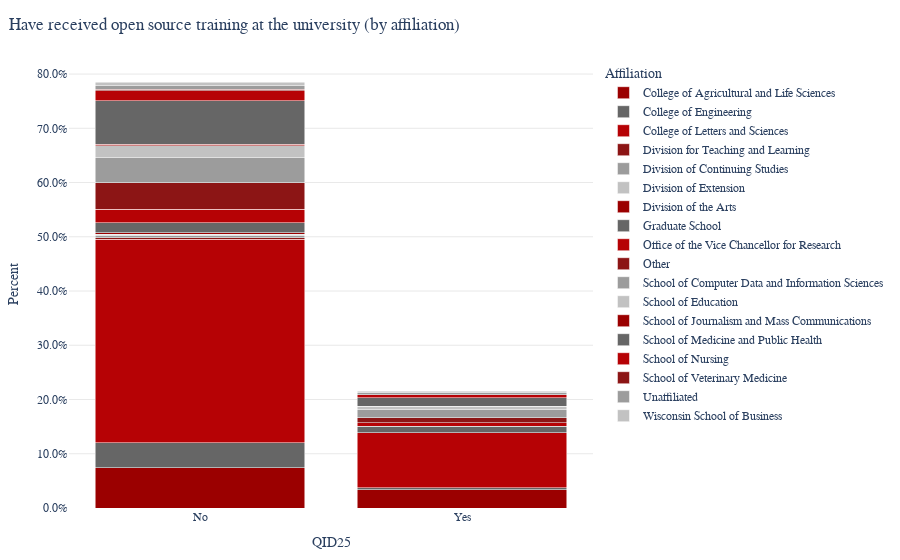

Notebook code cell kept with this figure:
### Markdown cell above
```{raw} html
:file: _static/fig3.html
```

### Training by Affiliation

### Code cell
fig4 = px.bar(
    c4_df, x="QID25", y="Percent",
    color="Affiliation",
    barmode="stack", 
    title="Have received open source training at the university (by affiliation)"
)
fig4.update_layout(
    yaxis=dict(tickformat=".1%"),
    plot_bgcolor="white",
    paper_bgcolor="white"
)
fig4.update_layout(hoverlabel=dict(namelength=-1))
fig4.show()  # This was missing!
fig4.write_html('_static/fig4.html', full_html=False, include_plotlyjs='cdn')

### Figure 1 — Plotly figure (JSON) as saved in the notebook; plotly's stock layout.template omitted (floating-point values rounded to 4 significant figures)
{"data": [{"hovertemplate": "Affiliation=College of Agricultural and Life Sciences<br>QID25=%{x}<br>Percent=%{y}<extra></extra>", "legendgroup": "College of Agricultural and Life Sciences", "marker": {"color": "#9B0000", "pattern": {"shape": ""}}, "name": "College of Agricultural and Life Sciences", "orientation": "v", "showlegend": true, "textposition": "auto", "type": "bar", "x": ["No", "Yes"], "xaxis": "x", "y": [0.07385, 0.03385], "yaxis": "y"}, {"hovertemplate": "Affiliation=College of Engineering<br>QID25=%{x}<br>Percent=%{y}<extra></extra>", "legendgroup": "College of Engineering", "marker": {"color": "#666666", "pattern": {"shape": ""}}, "name": "College of Engineering", "orientation": "v", "showlegend": true, "textposition": "auto", "type": "bar", "x": ["No", "Yes"], "xaxis": "x", "y": [0.04615, 0.003077], "yaxis": "y"}, {"hovertemplate": "Affiliation=College of Letters and Sciences<br>QID25=%{x}<br>Percent=%{y}<extra></extra>", "legendgroup": "College of Letters and Sciences", "marker": {"color": "#B60205", "pattern": {"shape": ""}}, "name": "College of Letters and Sciences", "orientation": "v", "showlegend": true, "textposition": "auto", "type": "bar", "x": ["No", "Yes"], "xaxis": "x", "y": [0.3754, 0.1015], "yaxis": "y"}, {"hovertemplate": "Affiliation=Division for Teaching and Learning<br>QID25=%{x}<br>Percent=%{y}<extra></extra>", "legendgroup": "Division for Teaching and Learning", "marker": {"color": "#8c1515", "pattern": {"shape": ""}}, "name": "Division for Teaching and Learning", "orientation": "v", "showlegend": true, "textposition": "auto", "type": "bar", "x": ["No"], "xaxis": "x", "y": [0.003077], "yaxis": "y"}, {"hovertemplate": "Affiliation=Division of Continuing Studies<br>QID25=%{x}<br>Percent=%{y}<extra></extra>", "legendgroup": "Division of Continuing Studies", "marker": {"color": "#9c9c9c", "pattern": {"shape": ""}}, "name": "Division of Continuing Studies", "orientation": "v", "showlegend": true, "textposition": "auto", "type": "bar", "x": ["No"], "xaxis": "x", "y": [0.003077], "yaxis": "y"}, {"hovertemplate": "Affiliation=Division of Extension<br>QID25=%{x}<br>Percent=%{y}<extra></extra>", "legendgroup": "Division of Extension", "marker": {"color": "#c2c2c2", "pattern": {"shape": ""}}, "name": "Division of Extension", "orientation": "v", "showlegend": true, "textposition": "auto", "type": "bar", "x": ["No"], "xaxis": "x", "y": [0.003077], "yaxis": "y"}, {"hovertemplate": "Affiliation=Division of the Arts<br>QID25=%{x}<br>Percent=%{y}<extra></extra>", "legendgroup": "Division of the Arts", "marker": {"color": "#9B0000", "pattern": {"shape": ""}}, "name": "Division of the Arts", "orientation": "v", "showlegend": true, "textposition": "auto", "type": "bar", "x": ["No"], "xaxis": "x", "y": [0.003077], "yaxis": "y"}, {"hovertemplate": "Affiliation=Graduate School<br>QID25=%{x}<br>Percent=%{y}<extra></extra>", "legendgroup": "Graduate School", "marker": {"color": "#666666", "pattern": {"shape": ""}}, "name": "Graduate School", "orientation": "v", "showlegend": true, "textposition": "auto", "type": "bar", "x": ["No", "Yes"], "xaxis": "x", "y": [0.01846, 0.01231], "yaxis": "y"}, {"hovertemplate": "Affiliation=Office of the Vice Chancellor for Research<br>QID25=%{x}<br>Percent=%{y}<extra></extra>", "legendgroup": "Office of the Vice Chancellor for Research", "marker": {"color": "#B60205", "pattern": {"shape": ""}}, "name": "Office of the Vice Chancellor for Research", "orientation": "v", "showlegend": true, "textposition": "auto", "type": "bar", "x": ["No", "Yes"], "xaxis": "x", "y": [0.02462, 0.006154], "yaxis": "y"}, {"hovertemplate": "Affiliation=Other<br>QID25=%{x}<br>Percent=%{y}<extra></extra>", "legendgroup": "Other", "marker": {"color": "#8c1515", "pattern": {"shape": ""}}, "name": "Other", "orientation": "v", "showlegend": true, "textposition": "auto", "type": "bar", "x": ["No", "Yes"], "xaxis": "x", "y": [0.04923, 0.009231], "yaxis": "y"}, {"hovertemplate": "Affiliation=School of Computer Data and Information Sciences<br>QID25=%{x}<br>Percent=%{y}<extra></extra>", "legendgroup": "School of Computer Data and Information Sciences", "marker": {"color": "#9c9c9c", "pattern": {"shape": ""}}, "name": "School of Computer Data and Information Sciences", "orientation": "v", "showlegend": true, "textposition": "auto", "type": "bar", "x": ["No", "Yes"], "xaxis": "x", "y": [0.04615, 0.01538], "yaxis": "y"}, {"hovertemplate": "Affiliation=School of Education<br>QID25=%{x}<br>Percent=%{y}<extra></extra>", "legendgroup": "School of Education", "marker": {"color": "#c2c2c2", "pattern": {"shape": ""}}, "name": "School of Education", "orientation": "v", "showlegend": true, "textposition": "auto", "type": "bar", "x": ["No", "Yes"], "xaxis": "x", "y": [0.02154, 0.006154], "yaxis": "y"}, {"hovertemplate": "Affiliation=School of Journalism and Mass Communications<br>QID25=%{x}<br>Percent=%{y}<extra></extra>", "legendgroup": "School of Journalism and Mass Communications", "marker": {"color": "#9B0000", "pattern": {"shape": ""}}, "name": "School of Journalism and Mass Communications", "orientation": "v", "showlegend": true, "textposition": "auto", "type": "bar", "x": ["No"], "xaxis": "x", "y": [0.003077], "yaxis": "y"}, {"hovertemplate": "Affiliation=School of Medicine and Public Health<br>QID25=%{x}<br>Percent=%{y}<extra></extra>", "legendgroup": "School of Medicine and Public Health", "marker": {"color": "#666666", "pattern": {"shape": ""}}, "name": "School of Medicine and Public Health", "orientation": "v", "showlegend": true, "textposition": "auto", "type": "bar", "x": ["No", "Yes"], "xaxis": "x", "y": [0.08, 0.01538], "yaxis": "y"}, {"hovertemplate": "Affiliation=School of Nursing<br>QID25=%{x}<br>Percent=%{y}<extra></extra>", "legendgroup": "School of Nursing", "marker": {"color": "#B60205", "pattern": {"shape": ""}}, "name": "School of Nursing", "orientation": "v", "showlegend": true, "textposition": "auto", "type": "bar", "x": ["No", "Yes"], "xaxis": "x", "y": [0.01846, 0.006154], "yaxis": "y"}, {"hovertemplate": "Affiliation=School of Veterinary Medicine<br>QID25=%{x}<br>Percent=%{y}<extra></extra>", "legendgroup": "School of Veterinary Medicine", "marker": {"color": "#8c1515", "pattern": {"shape": ""}}, "name": "School of Veterinary Medicine", "orientation": "v", "showlegend": true, "textposition": "auto", "type": "bar", "x": ["No"], "xaxis": "x", "y": [0.003077], "yaxis": "y"}, {"hovertemplate": "Affiliation=Unaffiliated<br>QID25=%{x}<br>Percent=%{y}<extra></extra>", "legendgroup": "Unaffiliated", "marker": {"color": "#9c9c9c", "pattern": {"shape": ""}}, "name": "Unaffiliated", "orientation": "v", "showlegend": true, "textposition": "auto", "type": "bar", "x": ["No", "Yes"], "xaxis": "x", "y": [0.006154, 0.003077], "yaxis": "y"}, {"hovertemplate": "Affiliation=Wisconsin School of Business<br>QID25=%{x}<br>Percent=%{y}<extra></extra>", "legendgroup": "Wisconsin School of Business", "marker": {"color": "#c2c2c2", "pattern": {"shape": ""}}, "name": "Wisconsin School of Business", "orientation": "v", "showlegend": true, "textposition": "auto", "type": "bar", "x": ["No", "Yes"], "xaxis": "x", "y": [0.006154, 0.003077], "yaxis": "y"}], "layout": {"barmode": "stack", "hoverlabel": {"namelength": -1}, "legend": {"title": {"text": "Affiliation"}, "tracegroupgap": 0}, "paper_bgcolor": "white", "plot_bgcolor": "white", "title": {"text": "Have received open source training at the university (by affiliation)"}, "xaxis": {"anchor": "y", "domain": [0.0, 1.0], "title": {"text": "QID25"}}, "yaxis": {"anchor": "x", "domain": [0.0, 1.0], "tickformat": ".1%", "title": {"text": "Percent"}}}}
